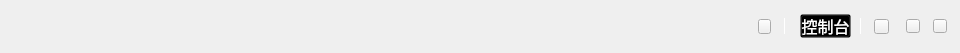
<?xml version="1.0" encoding="UTF-8"?>
<ui version="4.0">
 <class>TitleBar</class>
 <widget class="QWidget" name="TitleBar">
  <property name="geometry">
   <rect>
    <x>0</x>
    <y>0</y>
    <width>960</width>
    <height>53</height>
   </rect>
  </property>
  <property name="font">
   <font>
    <family>微软雅黑</family>
    <pointsize>12</pointsize>
   </font>
  </property>
  <property name="windowTitle">
   <string>Form</string>
  </property>
  <property name="styleSheet">
   <string notr="true"/>
  </property>
  <widget class="QToolButton" name="minBtn">
   <property name="geometry">
    <rect>
     <x>906</x>
     <y>19</y>
     <width>14</width>
     <height>14</height>
    </rect>
   </property>
   <property name="cursor">
    <cursorShape>PointingHandCursor</cursorShape>
   </property>
   <property name="focusPolicy">
    <enum>Qt::NoFocus</enum>
   </property>
   <property name="text">
    <string/>
   </property>
  </widget>
  <widget class="QToolButton" name="closeBtn">
   <property name="geometry">
    <rect>
     <x>933</x>
     <y>19</y>
     <width>14</width>
     <height>14</height>
    </rect>
   </property>
   <property name="cursor">
    <cursorShape>PointingHandCursor</cursorShape>
   </property>
   <property name="focusPolicy">
    <enum>Qt::NoFocus</enum>
   </property>
   <property name="text">
    <string/>
   </property>
  </widget>
  <widget class="QLabel" name="divLineLabel">
   <property name="geometry">
    <rect>
     <x>860</x>
     <y>18</y>
     <width>1</width>
     <height>16</height>
    </rect>
   </property>
   <property name="styleSheet">
    <string notr="true">background-color: rgb(255, 255, 255);</string>
   </property>
   <property name="text">
    <string/>
   </property>
  </widget>
  <widget class="QToolButton" name="menuBtn">
   <property name="geometry">
    <rect>
     <x>874</x>
     <y>19</y>
     <width>15</width>
     <height>15</height>
    </rect>
   </property>
   <property name="cursor">
    <cursorShape>PointingHandCursor</cursorShape>
   </property>
   <property name="focusPolicy">
    <enum>Qt::NoFocus</enum>
   </property>
   <property name="text">
    <string/>
   </property>
  </widget>
  <widget class="QToolButton" name="consoleBtn">
   <property name="geometry">
    <rect>
     <x>800</x>
     <y>14</y>
     <width>51</width>
     <height>24</height>
    </rect>
   </property>
   <property name="font">
    <font>
     <family>微软雅黑</family>
    </font>
   </property>
   <property name="cursor">
    <cursorShape>PointingHandCursor</cursorShape>
   </property>
   <property name="focusPolicy">
    <enum>Qt::NoFocus</enum>
   </property>
   <property name="styleSheet">
    <string notr="true">color: rgb(255, 255, 255);
background:transparent;</string>
   </property>
   <property name="text">
    <string>控制台</string>
   </property>
  </widget>
  <widget class="QToolButton" name="lockBtn">
   <property name="geometry">
    <rect>
     <x>758</x>
     <y>19</y>
     <width>13</width>
     <height>15</height>
    </rect>
   </property>
   <property name="cursor">
    <cursorShape>PointingHandCursor</cursorShape>
   </property>
   <property name="focusPolicy">
    <enum>Qt::NoFocus</enum>
   </property>
   <property name="text">
    <string/>
   </property>
  </widget>
  <widget class="QLabel" name="divLineLabel_2">
   <property name="geometry">
    <rect>
     <x>784</x>
     <y>18</y>
     <width>1</width>
     <height>16</height>
    </rect>
   </property>
   <property name="styleSheet">
    <string notr="true">background-color: rgb(255, 255, 255);</string>
   </property>
   <property name="text">
    <string/>
   </property>
  </widget>
  <widget class="QLabel" name="versionLabel">
   <property name="geometry">
    <rect>
     <x>20</x>
     <y>16</y>
     <width>221</width>
     <height>20</height>
    </rect>
   </property>
   <property name="styleSheet">
    <string notr="true">color: rgb(255, 255, 255);
font: 12pt &quot;微软雅黑&quot;;</string>
   </property>
   <property name="text">
    <string/>
   </property>
  </widget>
 </widget>
 <resources/>
 <connections/>
</ui>
